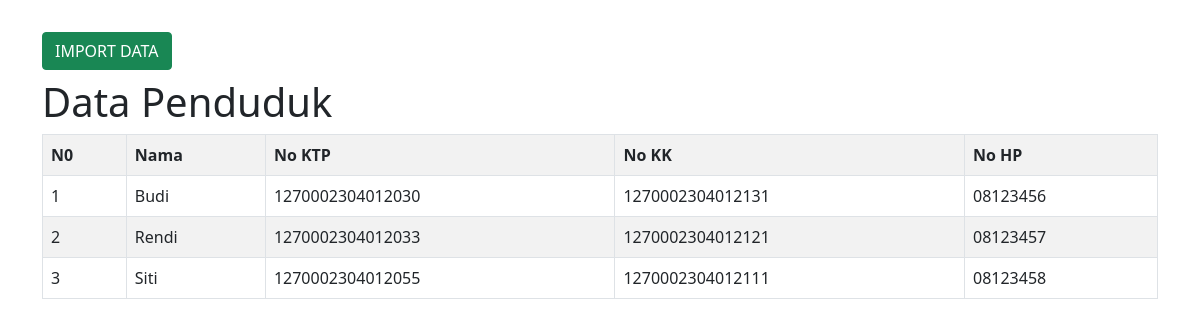
The page / on the database its author committed.
### tables this page shows
CREATE TABLE `datapenduduk` (
  `id_penduduk` int(11) NOT NULL,
  `nama` varchar(100) NOT NULL,
  `noktp` varchar(100) NOT NULL,
  `nokk` varchar(50) NOT NULL,
  `nohp` varchar(15) NOT NULL,
  `tgl_lahir` date NOT NULL
);

### index.php (the view, shortened to what this page needs)
<!DOCTYPE html>
<html>
<head>
	<link rel="stylesheet" href="assets/css/bootstrap.min.css">
</head>
<body class="container py-4">
	<button class="btn btn-success my-2" data-bs-toggle='modal' data-bs-target='#import_mdl'>IMPORT DATA</button>
	<h1> Data Penduduk </h1>
	<table class="table table-striped table-bordered">
		<tr>
			<th>N0</th>
			<th> Nama </th>
			<th> No KTP </th>
			<th> No KK </th>
			<th> No HP </th>
		</tr>
		<?php
		include 'koneksi.php';
		$no = 1;
		$data = mysqli_query($koneksi, "select * from datapenduduk");
		while ($d = mysqli_fetch_array($data)) {
		?>
			<tr>
				<td><?php echo $no++; ?></td>
				<td><?php echo $d['nama']; ?></td>
				<td><?php echo $d['noktp']; ?></td>
				<td><?php echo $d['nokk']; ?> </td>
				<td><?php echo $d['nohp']; ?> </td>
			</tr>
		<?php
		}
		?>
	</table>
</body>
</html>

### rows shown on the page
datapenduduk: nama "Budi", noktp "1270002304012030", nokk "1270002304012131", nohp "08123456"
datapenduduk: nama "Rendi", noktp "1270002304012033", nokk "1270002304012121", nohp "08123457"
datapenduduk: nama "Siti", noktp "1270002304012055", nokk "1270002304012111", nohp "08123458"
